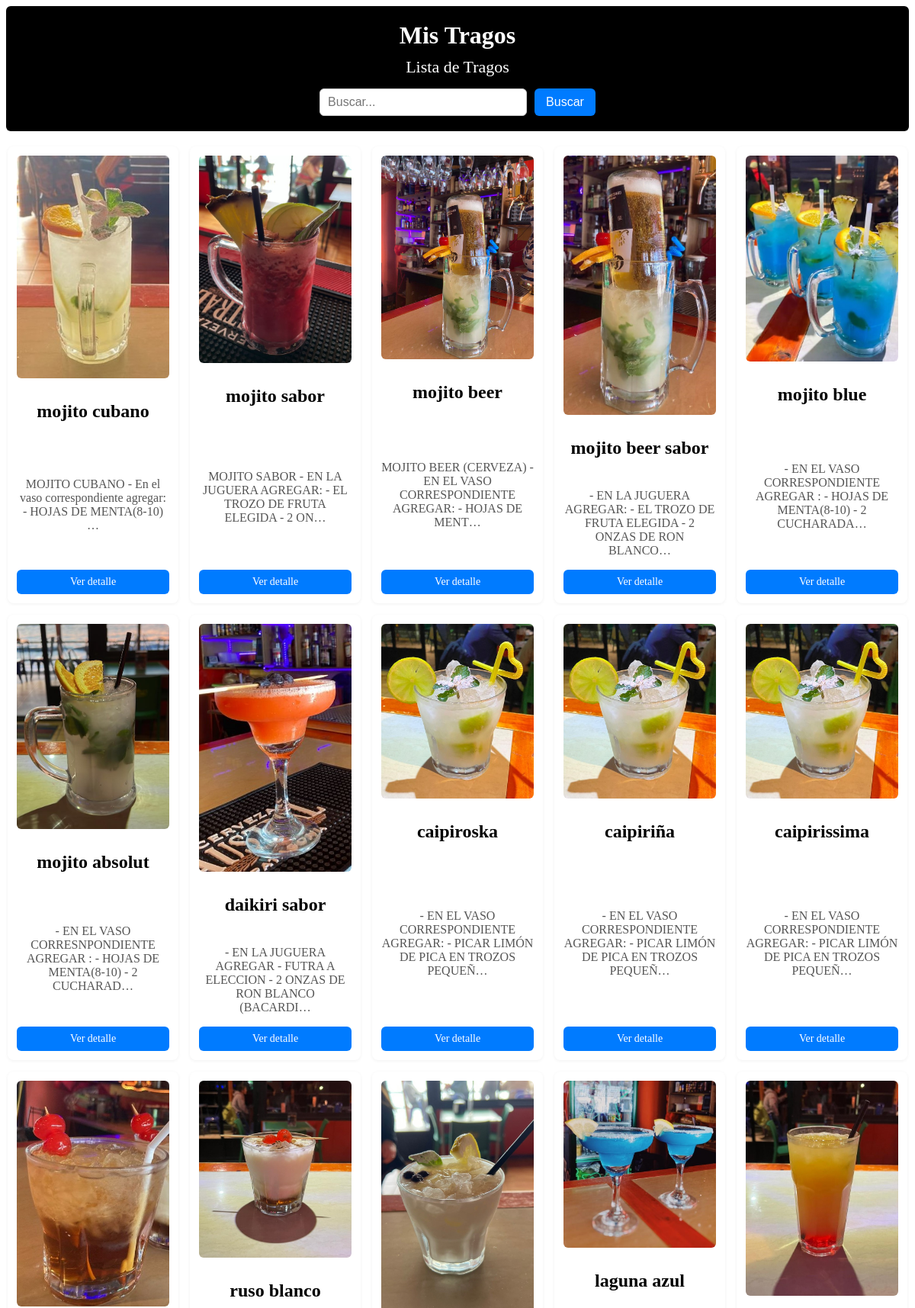
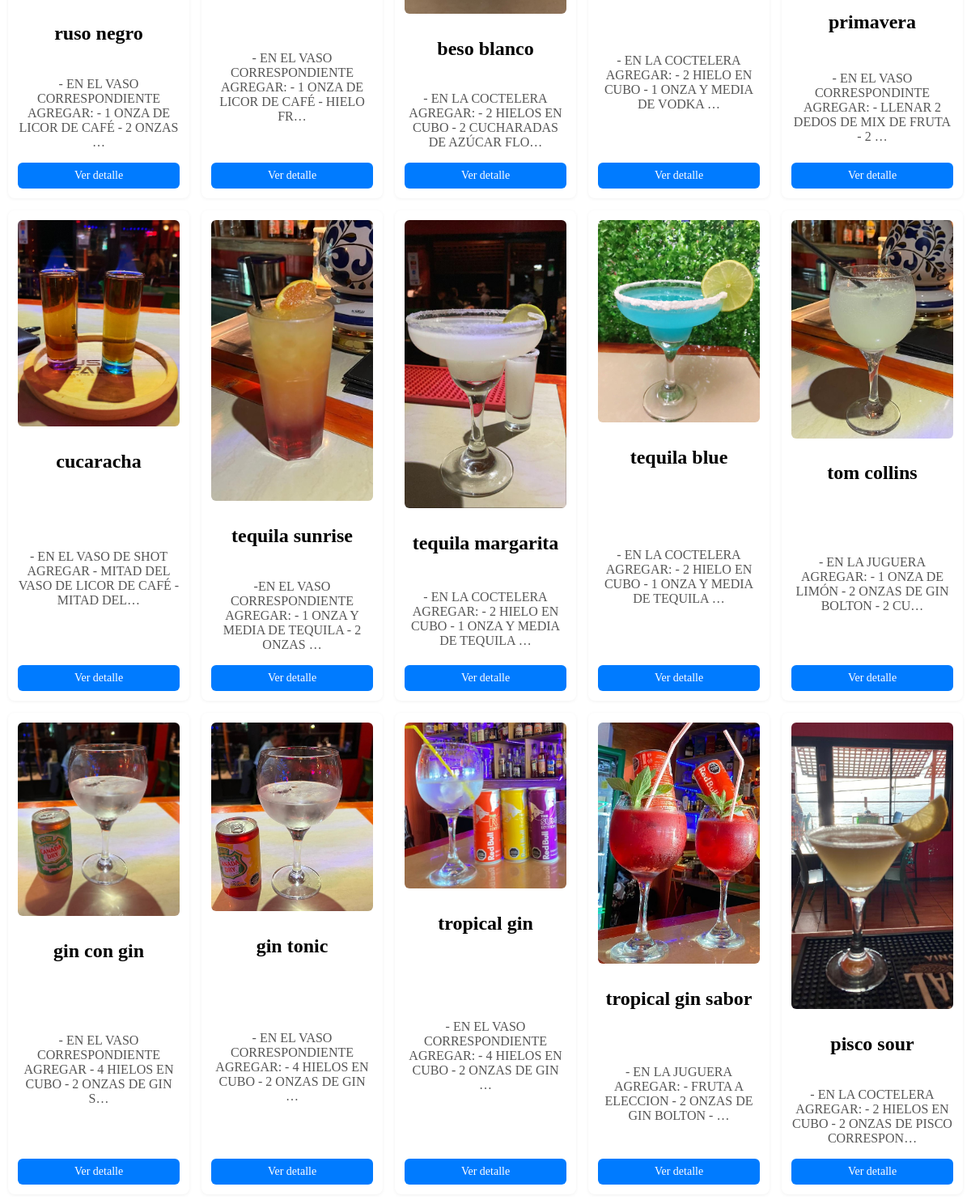
The page / (upper part) on the database its author committed (2 pictures, top to bottom).
### core/models.py (models this page shows, shortened)
class Trago(models.Model):
    nombre = models.CharField(max_length=100)
    preparacion = models.TextField()
    imagen = models.ImageField(upload_to='tragos/', blank=True, null=True)

### core/views.py (the view)
# urls.py: path('', views.index, name='index'),
def index(request):
    query = request.GET.get('q', '')  # obtener búsqueda
    if query:
        tragos = Trago.objects.filter(
            nombre__icontains=query
        ) | Trago.objects.filter(
            preparacion__icontains=query
        )
    else:
        tragos = Trago.objects.all()  # mostrar todos si no hay búsqueda
    return render(request, 'core/index.html', {'tragos': tragos, 'query': query})

### core/templates/core/index.html (shortened to what this page needs)
{% extends "core/base.html" %}
{% block content %}
    {% for trago in tragos %}
        <div class="trago-card">
            {% if trago.imagen %}
                <img src="{{ trago.imagen.url }}" alt="{{ trago.nombre }}" class="thumb">
            {% else %}
                <div class="placeholder">No hay imagen</div>
            {% endif %}
            <h2>{{ trago.nombre }}</h2>
            <p>{{ trago.preparacion|truncatechars:80 }}</p>
            <a href="{% url 'core:detalle' trago.pk %}" class="btn">Ver detalle</a>
        </div>
    {% empty %}
        <p>No hay tragos disponibles.</p>
    {% endfor %}
{% endblock %}

### core/static/core/css/styles.css (style rules this page uses)
.trago-card { background: #fff; padding: 12px; border-radius: 8px; box-shadow: 0 1px 4px rgba(0,0,0,0.06); width: 200px; display: flex; flex-direction: column; justify-content: space-between; min-height: 350px; text-align: center; }
.trago-card h2, .trago-card p { flex-grow: 1; }
.trago-card img.thumb { max-width: 100%; height: auto; display: block; margin: 0 auto 10px auto; border-radius: 6px; }
.btn, .btn-volver { padding: 8px 15px; border-radius: 6px; background: #007bff; color: #fff; text-decoration: none; display: inline-block; font-size: 14px; transition: background 0.3s; }
.tragos-container p { text-align: center; font-size: 16px; color: #555; margin-top: 20px; }

### rows shown on the page
Trago: imagen (picture), nombre "mojito cubano", preparacion "MOJITO CUBANO - En el vaso correspondiente agregar: - HOJAS DE MENTA(8-10) …"
Trago: imagen (picture), nombre "mojito sabor", preparacion "MOJITO SABOR - EN LA JUGUERA AGREGAR: - EL TROZO DE FRUTA ELEGIDA - 2 ON…"
Trago: imagen (picture), nombre "mojito beer", preparacion "MOJITO BEER (CERVEZA) - EN EL VASO CORRESPONDIENTE AGREGAR: - HOJAS DE MENT…"
Trago: imagen (picture), nombre "mojito beer sabor", preparacion "- EN LA JUGUERA AGREGAR: - EL TROZO DE FRUTA ELEGIDA - 2 ONZAS DE RON BLANCO…"
Trago: imagen (picture), nombre "mojito blue", preparacion "- EN EL VASO CORRESPONDIENTE AGREGAR : - HOJAS DE MENTA(8-10) - 2 CUCHARADA…"
Trago: imagen (picture), nombre "mojito absolut", preparacion "- EN EL VASO CORRESNPONDIENTE AGREGAR : - HOJAS DE MENTA(8-10) - 2 CUCHARAD…"
Trago: imagen (picture), nombre "daikiri sabor", preparacion "- EN LA JUGUERA AGREGAR - FUTRA A ELECCION - 2 ONZAS DE RON BLANCO (BACARDI…"
Trago: imagen (picture), nombre "caipiroska", preparacion "- EN EL VASO CORRESPONDIENTE AGREGAR: - PICAR LIMÓN DE PICA EN TROZOS PEQUEÑ…"
Trago: imagen (picture), nombre "caipiriña", preparacion "- EN EL VASO CORRESPONDIENTE AGREGAR: - PICAR LIMÓN DE PICA EN TROZOS PEQUEÑ…"
Trago: imagen (picture), nombre "caipirissima", preparacion "- EN EL VASO CORRESPONDIENTE AGREGAR: - PICAR LIMÓN DE PICA EN TROZOS PEQUEÑ…"
Trago: imagen (picture), nombre "ruso negro", preparacion "- EN EL VASO CORRESPONDIENTE AGREGAR: - 1 ONZA DE LICOR DE CAFÉ - 2 ONZAS …"
Trago: imagen (picture), nombre "ruso blanco", preparacion "- EN EL VASO CORRESPONDIENTE AGREGAR: - 1 ONZA DE LICOR DE CAFÉ - HIELO FR…"
Trago: imagen (picture), nombre "beso blanco", preparacion "- EN LA COCTELERA AGREGAR: - 2 HIELOS EN CUBO - 2 CUCHARADAS DE AZÚCAR FLO…"
Trago: imagen (picture), nombre "laguna azul", preparacion "- EN LA COCTELERA AGREGAR: - 2 HIELO EN CUBO - 1 ONZA Y MEDIA DE VODKA …"
Trago: imagen (picture), nombre "primavera", preparacion "- EN EL VASO CORRESPONDINTE AGREGAR: - LLENAR 2 DEDOS DE MIX DE FRUTA - 2 …"
Trago: imagen (picture), nombre "cucaracha", preparacion "- EN EL VASO DE SHOT AGREGAR - MITAD DEL VASO DE LICOR DE CAFÉ - MITAD DEL…"
Trago: imagen (picture), nombre "tequila sunrise", preparacion "-EN EL VASO CORRESPONDIENTE AGREGAR: - 1 ONZA Y MEDIA DE TEQUILA - 2 ONZAS …"
Trago: imagen (picture), nombre "tequila margarita", preparacion "- EN LA COCTELERA AGREGAR: - 2 HIELO EN CUBO - 1 ONZA Y MEDIA DE TEQUILA …"
Trago: imagen (picture), nombre "tequila blue", preparacion "- EN LA COCTELERA AGREGAR: - 2 HIELO EN CUBO - 1 ONZA Y MEDIA DE TEQUILA …"
Trago: imagen (picture), nombre "tom collins", preparacion "- EN LA JUGUERA AGREGAR: - 1 ONZA DE LIMÓN - 2 ONZAS DE GIN BOLTON - 2 CU…"
Trago: imagen (picture), nombre "gin con gin", preparacion "- EN EL VASO CORRESPONDIENTE AGREGAR - 4 HIELOS EN CUBO - 2 ONZAS DE GIN S…"
Trago: imagen (picture), nombre "gin tonic", preparacion "- EN EL VASO CORRESPONDIENTE AGREGAR: - 4 HIELOS EN CUBO - 2 ONZAS DE GIN …"
Trago: imagen (picture), nombre "tropical gin", preparacion "- EN EL VASO CORRESPONDIENTE AGREGAR: - 4 HIELOS EN CUBO - 2 ONZAS DE GIN …"
Trago: imagen (picture), nombre "tropical gin sabor", preparacion "- EN LA JUGUERA AGREGAR: - FRUTA A ELECCION - 2 ONZAS DE GIN BOLTON - …"
Trago: imagen (picture), nombre "pisco sour", preparacion "- EN LA COCTELERA AGREGAR: - 2 HIELOS EN CUBO - 2 ONZAS DE PISCO CORRESPON…"
